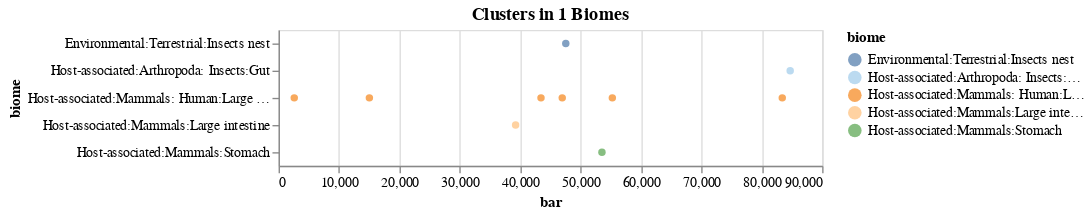

The cell this chart's notebook holds for it:
### Markdown cell above
### Which clusters == 1 biomes, what are those biomes?

### Code cell
alt.Chart(groupby_df_one_two, title="Clusters in 1 Biomes").mark_circle().encode(
    x='bar',
    y='biome', tooltip=['biome', 'bar'],
    color='biome').configure_range(
    category={'scheme':'tableau20'}
)

### Figure 1 — Vega-Lite specification as saved in the notebook (floating-point values rounded to 4 significant figures)
{"config": {"view": {"continuousWidth": 400, "continuousHeight": 300}, "range": {"category": {"scheme": "tableau20"}}}, "data": {"name": "data-141f1ae875db64cd2758e849e79d24c8"}, "mark": "circle", "encoding": {"color": {"field": "biome", "type": "nominal"}, "tooltip": [{"field": "biome", "type": "nominal"}, {"field": "bar", "type": "quantitative"}], "x": {"field": "bar", "type": "quantitative"}, "y": {"field": "biome", "type": "nominal"}}, "title": "Clusters in 1 Biomes", "$schema": "https://vega.github.io/schema/vega-lite/v4.17.0.json", "datasets": {"data-141f1ae875db64cd2758e849e79d24c8": [{"bar": 2593, "biome": "Host-associated:Mammals: Human:Large intestine", "one_two": true, "biome_count": 1.0}, {"bar": 15032, "biome": "Host-associated:Mammals: Human:Large intestine", "one_two": true, "biome_count": 1.0}, {"bar": 39242, "biome": "Host-associated:Mammals:Large intestine", "one_two": true, "biome_count": 1.0}, {"bar": 43444, "biome": "Host-associated:Mammals: Human:Large intestine", "one_two": true, "biome_count": 1.0}, {"bar": 46960, "biome": "Host-associated:Mammals: Human:Large intestine", "one_two": true, "biome_count": 1.0}, {"bar": 47549, "biome": "Environmental:Terrestrial:Insects nest", "one_two": true, "biome_count": 1.0}, {"bar": 53537, "biome": "Host-associated:Mammals:Stomach", "one_two": true, "biome_count": 1.0}, {"bar": 55257, "biome": "Host-associated:Mammals: Human:Large intestine", "one_two": true, "biome_count": 1.0}, {"bar": 83390, "biome": "Host-associated:Mammals: Human:Large intestine", "one_two": true, "biome_count": 1.0}, {"bar": 84700, "biome": "Host-associated:Arthropoda: Insects:Gut", "one_two": true, "biome_count": 1.0}]}}
